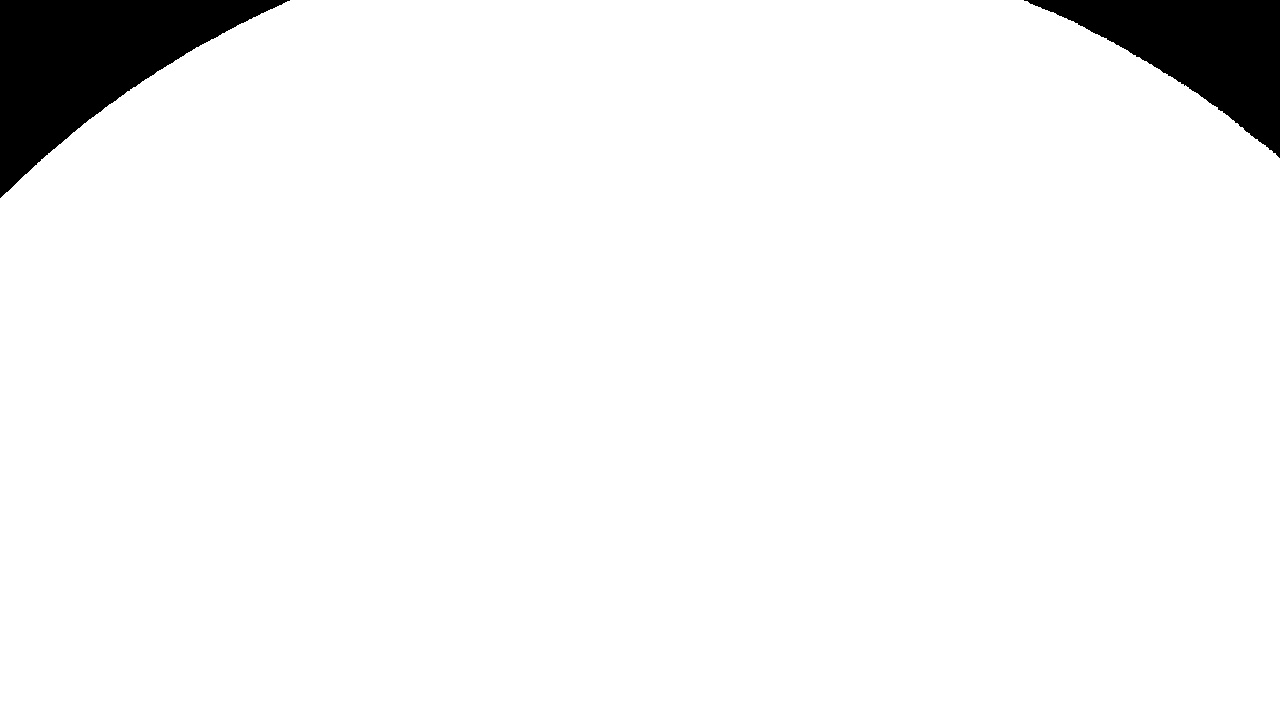
#> input picture preprocessing/bgd_mask.jpg, 1280 x 720 px
$ jupyter execute --allow-errors cropped_images_hist_smooth.ipynb   (shell and % lines are left out)
#> lines starting #> are read from the running program, lines starting #| are printed output that depends on the picture
### knn/util.py
###### IMPORTS ######
import os
import glob
from imutils import paths
import cv2
import numpy as np
import matplotlib.pyplot as plt
from knn_classifier import kNearestNeighbor

###### FUNCTIONS ######
# [12 lines left out: function time_function, not called in this run]

def extract_hist(image, bins=(8, 8, 8)):
    """
    Extracts a 3D color histogram from the hsv color space using
    the supplied number of bins per channel.
    """

    hsv = cv2.cvtColor(image, cv2.COLOR_BGR2HSV)
    hist = cv2.calcHist(images=[hsv],
                        channels=[0, 1, 2],
                        mask=None,
                        histSize=bins,
                        ranges=[0, 180, 0, 256, 0, 256])

    cv2.normalize(src=hist, dst=hist)
    return hist.flatten()

# [7 lines left out: function image_to_feature_vector, not called in this run]

def convert_label_to_number(label):
    """ Converts label to number """

    result = None
    if label == 'bgd':
        result = 0
    elif label == 'potato':
        result = 1
    elif label == 'carrot':
        result = 2
    elif label == 'beef':
        result = 3
    elif label == 'sal':
        result = 4
    elif label == 'bun':
        result = 5
    elif label == 'arm':
        result = 6
    elif label == 'ketchup':
        result = 7
    return result

# [36 lines left out: function cross_val, not called in this run]

def print_info(X_train, y_train, X_test, y_test):
    """ Prints information """

    X_train = np.array(X_train, dtype=np.float64)
    y_train = np.array(y_train, dtype=np.float64)
    X_test = np.array(X_test, dtype=np.float64)
    y_test = np.array(y_test, dtype=np.float64)
    print('Train matrix:', (X_train.nbytes / 1.0e6), 'MB')
    print('Test matrix:', (X_test.nbytes / 1.0e6), 'MB')
    print('Train data shape:', X_train.shape)
    print('Tain labels shape:', y_train.shape)
    print('Test data shape:', X_test.shape)
    print('Test labels shape:', y_test.shape)

    ###### CREATE AND TRAIN CLASSIFIER ######
    classifier = kNearestNeighbor()
    classifier.train(X_train, y_train)

    # Test implementation
    dists = classifier.compute_distances_no_loops(X_test)
    print('Distance shape:', dists.shape)
    plt.figure(figsize=(12, 9))
    plt.imshow(dists, interpolation='none')
    plt.show()

    # Time performance
    time = []
    for i in range(30):
        time.append(time_function(classifier.compute_distances_no_loops, X_test))

    print('Average time performance:', np.mean(time), 'seconds')

    return X_train, y_train, X_test, y_test

def plot_image_samples(images, y_test):
    """ Plot some images to display the dataset """

    classes = ['Table','Potato','Carrot','Sal','Beef','Bun','Arm','Ketchup']
    num_classes = len(classes)
    samples_per_class = 5
    plt.figure(figsize=(12, 9))
    for y, cls in enumerate(classes):
        idxs = [i for i, label in enumerate(y_test) if label == y]
        idxs = np.random.choice(idxs, samples_per_class, replace=False)
        for i, idx in enumerate(idxs):
            plt_idx = i * num_classes + y + 1
            plt.subplot(samples_per_class, num_classes, plt_idx)
            plt.imshow(images[idx].astype('uint8'))
            plt.axis('off')
            if i == 0:
                plt.title(cls)
    plt.show()

# [14 lines left out: function multiband_threshold, not called in this run]

def smooth(img, size=(25, 25)):
    """ Performs gaussian smoothing on image """

    return cv2.GaussianBlur(img, size, 0)

### knn/knn_classifier.py
#!/mnt/sdb1/Anaconda/envs/BScPRO/bin/python

""" Module for k Nearest Neighbour """

###### IMPORTS ######
import os
from imutils import paths
import cv2
import numpy as np
import matplotlib.pyplot as plt

###### GLOBAL VARIABLES ######
NUM_TEST = 466
NUM_TRAINING = 1858

###### CLASSES ######
class kNearestNeighbor(object):
    """ A kNN classifier with L2 distance """

    def __init__(self):
        pass

    def train(self, X, y):
        """ Train the classifier """

        self.X_train = X
        self.y_train = y

    def predict(self, X, k=1):
        """ Predict labels for test data using this classifier """

        dists = self.compute_distances_no_loops(X)

        return self.predict_labels(dists, k=k)

    def compute_distances_no_loops(self, X):
        """
        Compute the distance between each test point in X
        and each training point in self.X_train using no explicit loops
        """

        num_test = X.shape[0]
        num_train = self.X_train.shape[0]
        dists = np.zeros((num_test, num_train))

        squared_dist = np.sum(np.square(X)[:, np.newaxis, :], axis=2) - 2 * X.dot(self.X_train.T) + np.sum(np.square(self.X_train), axis=1)
        dists = np.sqrt(squared_dist)

        return dists

    # [216 lines left out: functions predict_labels, time_function, image_to_feature_vector, extract_color_histogram, convert_label_to_number, import_data and 1 more, not called in this run]

# [3 lines that do not run on import are left out]

### knn/cropped_images_hist_smooth.ipynb
# k-Nearest Neighbor

## Results

|   Bin size   | Memory usage | Prediction time | Accuracy|
|:------------:|:------------:|:---------------:|:-------:|
| (8, 8, 8)    | 3.84 [MB] | 0.00876 [s] | 71.8 % |
| (16, 16, 16) | 30.72 [MB] | 0.0628 [s] | 70.3 % |
| (32, 32, 32) | 245.76 [MB] | 0.520 [s] | 70.6 % |

## Code

### Setup stuff

[cell 1]
###### IMPORTS ######
import os
import glob
from imutils import paths
import cv2
import numpy as np
import matplotlib.pyplot as plt
from knn_classifier import kNearestNeighbor

from util import time_function, extract_hist, image_to_feature_vector, convert_label_to_number
from util import cross_val, print_info, plot_image_samples, multiband_threshold, smooth

# This is a bit of magic to make matplotlib figures appear inline in the notebook
# rather than in a new window.
plt.rcParams['figure.figsize'] = (12, 9) # set default size of plots
plt.rcParams['image.interpolation'] = 'nearest'
plt.rcParams['image.cmap'] = 'gray'

# Some more magic so that the notebook will reload external python modules;
# see http://stackoverflow.com/questions/1907993/autoreload-of-modules-in-ipython

[cell 2]
###### GLOBAL VARIABLES ######
# Labels
BACKGROUND = 0
POTATO = 1
CARROT = 2
CAT_SAL = 3
CAT_BEEF = 4
BUN = 5
ARM = 6
KETCHUP = 7

# Background mask
BGD_MASK = cv2.imread('../preprocessing/bgd_mask.jpg', cv2.IMREAD_COLOR)
#> BGD_MASK is the input picture: shape (720, 1280, 3); min 0, max 255, mean 243.1

# Average background image
AVG_BGD_MASK = cv2.imread('../preprocessing/avg_background.jpg', cv2.IMREAD_COLOR)
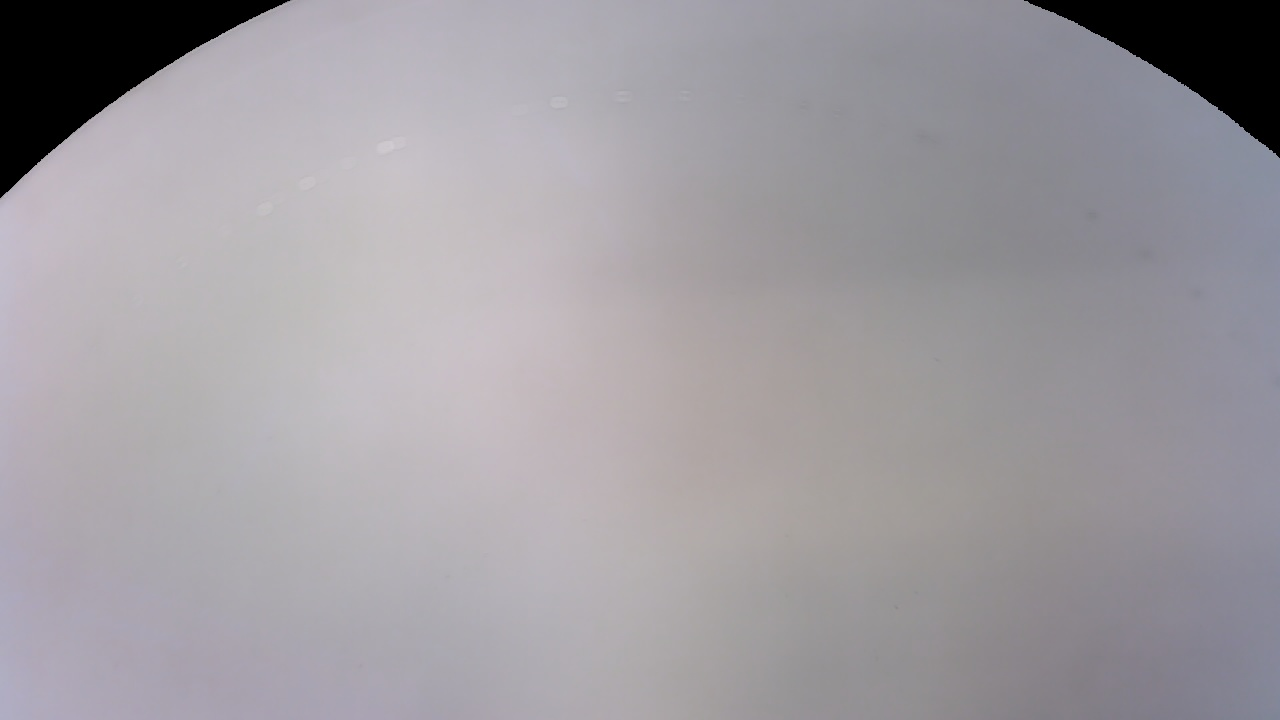
#> input picture preprocessing/avg_background.jpg, 1280 x 720 px
#> AVG_BGD_MASK is the input picture: shape (720, 1280, 3); mean B, G, R 161.1, 155.8, 159.5

# Test directories
BGD_TEST_DIR = glob.glob('../dataset3/res_crop/test/background/*.jpg')
POTATO_TEST_DIR = glob.glob('../dataset3/res_crop/test/potato/*.jpg')
CARROT_TEST_DIR = glob.glob('../dataset3/res_crop/test/carrots/*jpg')
CAT_SAL_TEST_DIR = glob.glob('../dataset3/res_crop/test/catfood_salmon/*.jpg')
CAT_BEEF_TEST_DIR = glob.glob('../dataset3/res_crop/test/catfood_beef/*.jpg')
BUN_TEST_DIR = glob.glob('../dataset3/res_crop/test/bun/*.jpg')
ARM_TEST_DIR = glob.glob('../dataset3/res_crop/test/arm/*.jpg')
KETCHUP_TEST_DIR = glob.glob('../dataset3/res_crop/test/ketchup/*.jpg')

# Train directories
BGD_TRAIN_DIR = glob.glob('../dataset3/res_crop/train/background/*.jpg')
POTATO_TRAIN_DIR = glob.glob('../dataset3/res_crop/train/potato/*.jpg')
CARROT_TRAIN_DIR = glob.glob('../dataset3/res_crop/train/carrots/*jpg')
CAT_SAL_TRAIN_DIR = glob.glob('../dataset3/res_crop/train/catfood_salmon/*.jpg')
CAT_BEEF_TRAIN_DIR = glob.glob('../dataset3/res_crop/train/catfood_beef/*.jpg')
BUN_TRAIN_DIR = glob.glob('../dataset3/res_crop/train/bun/*.jpg')
ARM_TRAIN_DIR = glob.glob('../dataset3/res_crop/train/arm/*.jpg')
KETCHUP_TRAIN_DIR = glob.glob('../dataset3/res_crop/train/ketchup/*.jpg')

### Cropped images histogram
- Gaussian smoothing
- Bin size = (8, 8, 8)

[cell 3]
def import_data(X, y, path, show_img):
    """ Imports data """
#> called with path = 'cropped_images/train/', show_img = False

    image_paths = list(paths.list_images(path))

    if show_img is True:
        images = []

    for i, image_path in enumerate(image_paths):
        img = cv2.imread(image_path, cv2.IMREAD_COLOR)
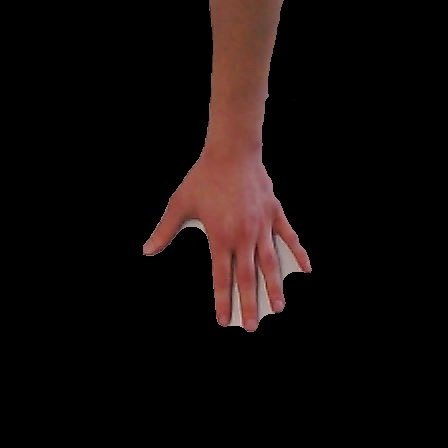
#> input picture knn/train/arm.17.jpg, 448 x 448 px
#> img is the input picture: shape (448, 448, 3); mean B, G, R 9.4, 10.4, 17.6
        label = image_path.split(os.path.sep)[-1].split('_')[0]
        label = convert_label_to_number(label)

        # Gaussian smothing
        img = smooth(img, size=(5, 5))

        # Extract histogram
        hist = extract_hist(img, bins=(8, 8, 8))
#> in extract_hist, `hsv = cv2.cvtColor(image, cv2.COLOR_BGR2HSV)`: hsv: shape (448, 448, 3); mean H, S, V 5.1, 20.5, 17.6
#> hist = 512 values, max 0.998 at index 0, min 0 at index 6, mean 0.0023

        X.append(hist)
        y.append(label)

        if show_img is True:
            img = cv2.cvtColor(img, cv2.COLOR_BGR2RGB)
            images.append(img)

    if show_img is True:
        return images

###### IMPORT TRAIN DATA ######
X_train = []
y_train = []
path = 'cropped_images/train/'
import_data(X_train, y_train, path, False)

###### IMPORT TEST DATA ######
X_test = []
y_test = []
path = 'cropped_images/test/'
images = import_data(X_test, y_test, path, True)

# Display samples of images from dataset
print('\nSample of images from dataset:\n')
#> (the rest of this cell did not finish here and is left out)

[cell 4]
# Informatoin
print('\nInformation:\n')
#> (the rest of this cell did not finish here and is left out)

[cell 5]
# Cross-validation
print('\nCross-validation:\n')

num_folds = 5
k_choices = [1, 3, 5, 8, 10, 12]

X_train_hist_folds = []
X_train_pixel_folds = []
y_train_folds = []

# Split training data into folds
#> (the rest of this cell did not finish here and is left out)

[cell 6]
# Best value of k
print('\nkNN with the best value of k:')
best_k = 1

classifier = kNearestNeighbor()
classifier.train(X_train, y_train)
#> (the rest of this cell did not finish here and is left out)


# Compute and display the accuracy
num_correct = np.sum(y_test_pred == y_test)
accuracy = float(num_correct) / X_test.shape[0]
print('\nGot %d / %d correct' % (num_correct, X_test.shape[0]))
print('Accuracy: %f' % accuracy)

[cell 7]
# Remove X_train, y_train, X_test, y_test from memory
del X_train
del y_train
del X_test
del y_test

### Cropped images histogram
- Gaussian smoothing
- Bin size = (16, 16, 16)

[cell 8]
def import_data(X, y, path, show_img):
    """ Imports data """
#> called with path = 'cropped_images/train/', show_img = False

    image_paths = list(paths.list_images(path))

    if show_img is True:
        images = []

    for i, image_path in enumerate(image_paths):
        img = cv2.imread(image_path, cv2.IMREAD_COLOR)
        label = image_path.split(os.path.sep)[-1].split('_')[0]
        label = convert_label_to_number(label)

        # Gaussian smothing
        img = smooth(img, size=(5, 5))

        # Extract histogram
        hist = extract_hist(img, bins=(16, 16, 16))
#> hist = 4096 values, max 0.999 at index 0, min 0 at index 1, mean 0.000288

        X.append(hist)
        y.append(label)

        if show_img is True:
            img = cv2.cvtColor(img, cv2.COLOR_BGR2RGB)
            images.append(img)

    if show_img is True:
        return images

###### IMPORT TRAIN DATA ######
X_train = []
y_train = []
path = 'cropped_images/train/'
import_data(X_train, y_train, path, False)

###### IMPORT TEST DATA ######
X_test = []
y_test = []
path = 'cropped_images/test/'
import_data(X_test, y_test, path, False)

[cell 9]
# Informatoin
print('\nInformation:\n')
#> (the rest of this cell did not finish here and is left out)

[cell 10]
# Cross-validation
print('\nCross-validation:\n')

num_folds = 5
k_choices = [1, 3, 5, 8, 10, 12]

X_train_hist_folds = []
X_train_pixel_folds = []
y_train_folds = []

# Split training data into folds
#> (the rest of this cell did not finish here and is left out)

[cell 11]
# Best value of k
print('\nkNN with the best value of k:')
best_k = 1

classifier = kNearestNeighbor()
classifier.train(X_train, y_train)
#> (the rest of this cell did not finish here and is left out)


# Compute and display the accuracy
num_correct = np.sum(y_test_pred == y_test)
accuracy = float(num_correct) / X_test.shape[0]
print('\nGot %d / %d correct' % (num_correct, X_test.shape[0]))
print('Accuracy: %f' % accuracy)

[cell 12]
# Remove X_train, y_train, X_test, y_test from memory
del X_train
del y_train
del X_test
del y_test

### Cropped images histogram
- Gaussian smoothing
- Bin size = (32, 32, 32)

[cell 13]
def import_data(X, y, path, show_img):
    """ Imports data """

    image_paths = list(paths.list_images(path))

    if show_img is True:
        images = []

    for i, image_path in enumerate(image_paths):
        img = cv2.imread(image_path, cv2.IMREAD_COLOR)
        label = image_path.split(os.path.sep)[-1].split('_')[0]
        label = convert_label_to_number(label)

        # Gaussian smothing
        img = smooth(img, size=(5, 5))

        # Extract histogram
        hist = extract_hist(img, bins=(32, 32, 32))

        X.append(hist)
        y.append(label)

        if show_img is True:
            img = cv2.cvtColor(img, cv2.COLOR_BGR2RGB)
            images.append(img)

    if show_img is True:
        return images

###### IMPORT TRAIN DATA ######
X_train = []
y_train = []
path = 'cropped_images/train/'
import_data(X_train, y_train, path, False)

###### IMPORT TEST DATA ######
X_test = []
y_test = []
path = 'cropped_images/test/'
import_data(X_test, y_test, path, False)

[cell 14]
# Informatoin
print('\nInformation:\n')
#> (the rest of this cell did not finish here and is left out)

[cell 15]
# Cross-validation
print('\nCross-validation:\n')

num_folds = 5
k_choices = [1, 3, 5, 8, 10, 12]

X_train_hist_folds = []
X_train_pixel_folds = []
y_train_folds = []

# Split training data into folds
#> (the rest of this cell did not finish here and is left out)

[cell 16]
# Best value of k
print('\nkNN with the best value of k:')
best_k = 1

classifier = kNearestNeighbor()
classifier.train(X_train, y_train)
#> (the rest of this cell did not finish here and is left out)
